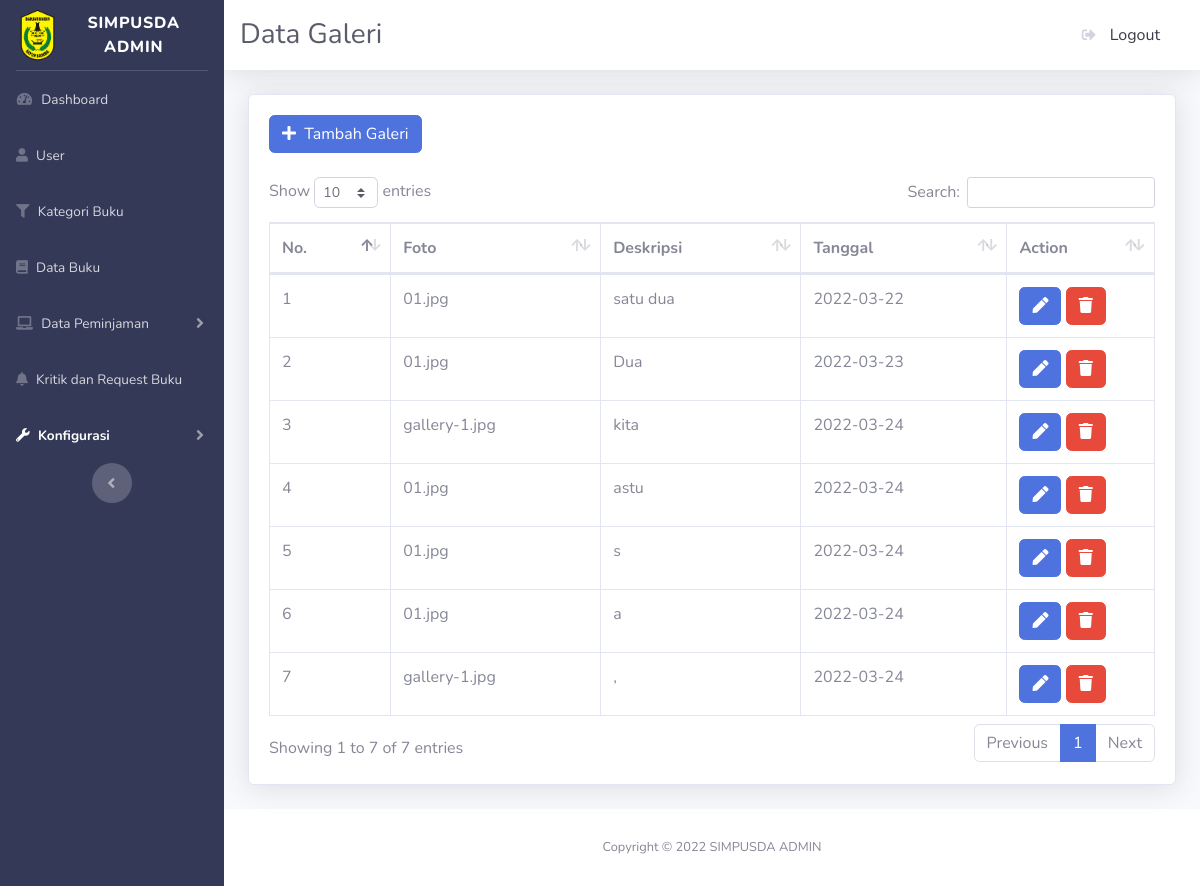
Page /admin/sekilasgaleri.php on the committed database.
### tables this page shows
CREATE TABLE `t_galeri` (
  `id` int(11) NOT NULL,
  `foto` varchar(255) NOT NULL,
  `deskripsi` varchar(255) NOT NULL,
  `tanggal` date NOT NULL
);

### admin/sekilasgaleri.php (the view, shortened to what this page needs)
<?php
include_once("config.php");
$stmt_galeri = $pdo_conn->prepare("SELECT * FROM t_galeri ORDER BY id ASC");
$stmt_galeri->execute();
$result_galeri = $stmt_galeri->fetchAll();
?>
<!DOCTYPE html>
<html lang="en">
<head>
    <link href="vendor/fontawesome-free/css/all.min.css" rel="stylesheet" type="text/css">
    <link href="css/sb-admin-2.min.css" rel="stylesheet">
    <link href="vendor/datatables/dataTables.bootstrap4.min.css" rel="stylesheet">
</head>
<body id="page-top">
    <div id="wrapper">
        <ul class="navbar-nav bg-gradient-primary sidebar sidebar-dark accordion" id="accordionSidebar">
            <a class="sidebar-brand d-flex align-items-center justify-content-center" href="index.php">
                <div class="sidebar-brand-icon">
                    <img class="logo-abbr" height="60px" src="./img/logobaru.png" alt="">
                </div>
                <div class="sidebar-brand-text mx-3">SIMPUSDA ADMIN</div>
            </a>
            <hr class="sidebar-divider my-0">
            <li class="nav-item">
                <a class="nav-link" href="index.php">
                    <i class="fas fa-fw fa-tachometer-alt"></i>
                    <span>Dashboard</span></a>
            </li>
            <li class="nav-item">
                <a class="nav-link" href="user.php">
                    <i class="fa fa-user"></i>
                    <span>User</span></a>
            </li>
            <li class="nav-item">
                <a class="nav-link" href="kategoribuku.php">
                    <i class="fa fa-filter"></i>
                    <span>Kategori Buku</span></a>
            </li>
            <li class="nav-item">
                <a class="nav-link" href="databuku.php">
                    <i class="fa fa-book"></i>
                    <span>Data Buku</span></a>
            </li>
            <li class="nav-item">
                <a class="nav-link collapsed" href="#" data-toggle="collapse" data-target="#collapseTwo"
                    aria-expanded="true" aria-controls="collapseTwo">
                    <i class="fa fa-laptop"></i>
                    <span>Data Peminjaman</span>
                </a>
            </li>
            <li class="nav-item">
                <a class="nav-link" href="kritikdanrequest.php">
                    <i class="fa fa-bell"></i>
                    <span>Kritik dan Request Buku</span></a>
            </li>
            <li class="nav-item active">
                <a class="nav-link collapsed" href="#" data-toggle="collapse" data-target="#collapseUtilities"
                    aria-expanded="true" aria-controls="collapseUtilities">
                    <i class="fa fa-wrench"></i>
                    <span>Konfigurasi</span>
                </a>
            </li>
            <div class="text-center d-none d-md-inline">
                <button class="rounded-circle border-0" id="sidebarToggle"></button>
            </div>
        </ul>
        <div id="content-wrapper" class="d-flex flex-column">
            <div id="content">
                <nav class="navbar navbar-expand navbar-light bg-white topbar mb-4 static-top shadow">
                    <h3 class="h3 mb-0 text-gray-800">Data Galeri</h3>
                    <ul class="navbar-nav ml-auto">
                                <a class="dropdown-item" href="#" data-toggle="modal" data-target="#logoutModal">
                                    <i class="fas fa-sign-out-alt fa-sm fa-fw mr-2 text-gray-400"></i>
                                    Logout
                                </a>
                    </ul>
                </nav>
                <div class="container-fluid">
                    <div class="card shadow mb-4">
                        <div class="card-body">
                        <button type="button" class="btn btn-primary" data-toggle="modal" data-target="#exampleModal2">
                                    <i class="fa fa-plus"></i>&nbsp; Tambah Galeri
                                </button> <br><br>
                            <div class="table-responsive">
                                <table class="table table-bordered" id="dataTable" width="100%" cellspacing="0">
                                <thead>
                                        <tr>
                                          <th scope="col">No.</th>
                                          <th scope="col">Foto</th>
                                          <th scope="col">Deskripsi</th>
                                          <th scope="col">Tanggal</th>
                                          <th class="col-2">Action</th>
                                        </tr>
                                      </thead>
                                      <tbody>
                                        <?php
                                        $no = 1;
                                        foreach($result_galeri as $user_data){
                                            echo "<tr>";
                                            echo "<td>".$no++."</td>";
                                            echo "<td>".$user_data['foto']."</td>";
                                            echo "<td>".$user_data['deskripsi']."</td>";
                                            echo "<td>".$user_data['tanggal']."</td>";
                                            echo "<td>
                                            <a href='editgaleri.php?id=$user_data[id]'><button class='btn btn-primary' title='Edit'>
                                            <i class ='fa fa-pen'></i></button></a>
                                            <a href='hapusgaleri.php?id=$user_data[id]' class ='confirmation'><button class='btn btn-danger' title='Hapus'>
                                            <i class ='fa fa-trash'></i></button></a>
                                            </td>
                                            </tr>";
                                          }
                                        ?>
                                    </tbody>
                                </table>
                            </div>
                        </div>
                    </div>
                </div>
            </div>
            <footer class="sticky-footer bg-white">
                <div class="container my-auto">
                    <div class="copyright text-center my-auto">
                    <span>Copyright &copy;  SIMPUSDA ADMIN</span>
                    </div>
                </div>
            </footer>
        </div>
    </div>
</body>
</html>

### rows in the picture
t_galeri: foto "01.jpg", deskripsi "satu dua", tanggal "2022-03-22"
t_galeri: foto "01.jpg", deskripsi "Dua", tanggal "2022-03-23"
t_galeri: foto "gallery-1.jpg", deskripsi "kita", tanggal "2022-03-24"
t_galeri: foto "01.jpg", deskripsi "astu", tanggal "2022-03-24"
t_galeri: foto "01.jpg", deskripsi "s", tanggal "2022-03-24"
t_galeri: foto "01.jpg", deskripsi "a", tanggal "2022-03-24"
t_galeri: foto "gallery-1.jpg", deskripsi ",", tanggal "2022-03-24"
